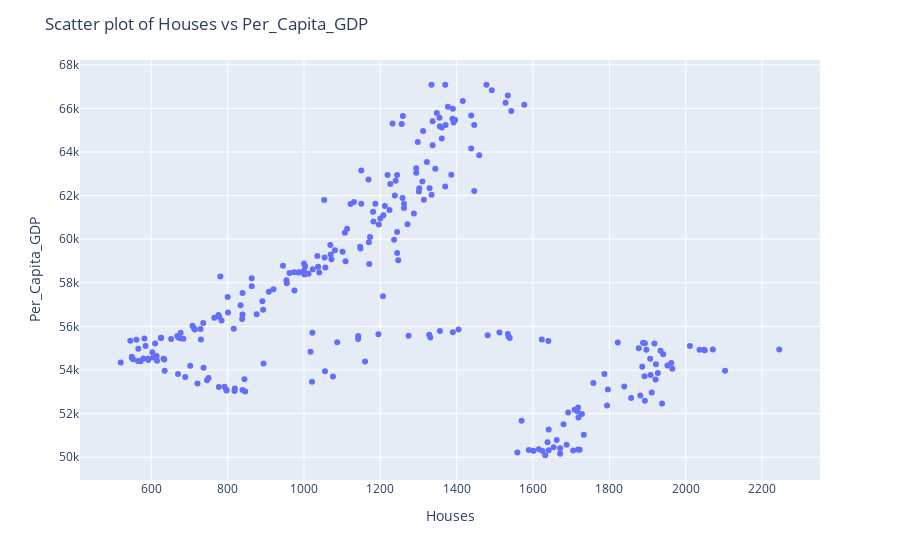

Notebook code for this chart:
### Code cell
fig = px.scatter(data_frame=data, x='Houses', y='Per_Capita_GDP')
fig.update_layout(title='Scatter plot of Houses vs Per_Capita_GDP')
fig.show()

### Figure 1 — Plotly figure (JSON) as saved in the notebook; plotly's stock layout.template omitted (floating-point values rounded to 4 significant figures; data arrays with more than 128 entries replaced by an {"elided": "..."} marker saying what was removed)
{"data": [{"hovertemplate": "Houses=%{x}<br>Per_Capita_GDP=%{y}<extra></extra>", "legendgroup": "", "marker": {"color": "#636efa", "symbol": "circle"}, "mode": "markers", "name": "", "orientation": "v", "showlegend": false, "type": "scatter", "x": {"elided": "261 int values"}, "xaxis": "x", "y": {"elided": "261 float values"}, "yaxis": "y"}], "layout": {"legend": {"tracegroupgap": 0}, "margin": {"t": 60}, "title": {"text": "Scatter plot of Houses vs Per_Capita_GDP"}, "xaxis": {"anchor": "y", "domain": [0, 1], "title": {"text": "Houses"}}, "yaxis": {"anchor": "x", "domain": [0, 1], "title": {"text": "Per_Capita_GDP"}}}}
